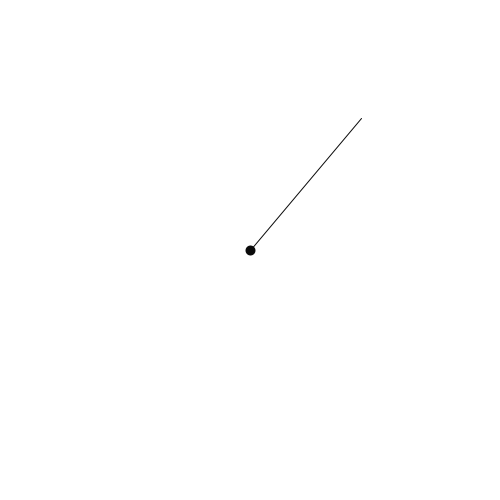
Frame 1 (no input)
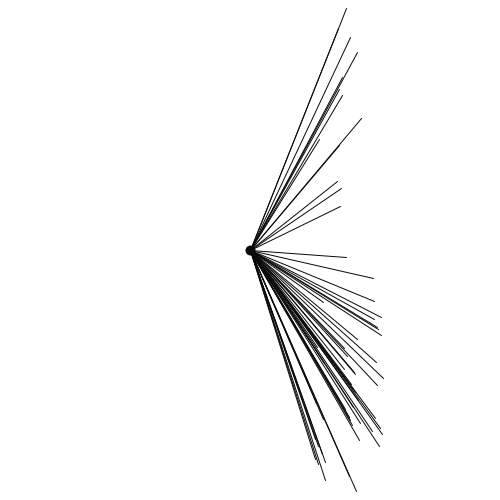
Frame 60 (the mouse pressed at the canvas centre just before this capture)
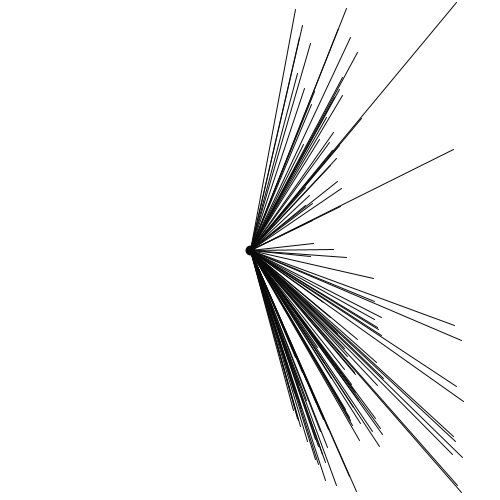
Frame 120 (the mouse held since frame 60 and released just before this capture)

The Processing sketch that drew these frames (run headless with seeded random() and noise(); from frame 60 on, the mouse is pressed at the canvas centre):

// Processing sketch: processing_115604
// ── processing_115604.pde

/*
Lines around a point
*/


// Starting point coordinates
int x1 = 250;
int y1 = 250;

void setup() {
  size(500, 500);
  background(255);
  stroke(10);
  strokeWeight(10);
  // Draw center point
  point(x1,y1);
  // Set strokeweight for draw()
  strokeWeight(1);
}

void draw() {
  // Increase randomness
  randomSeed(millis());
  // Each draw() draws a line with starting point x1,y1
  // and random end point
  line(x1,y1,random(0,500),random(0,500));
}
